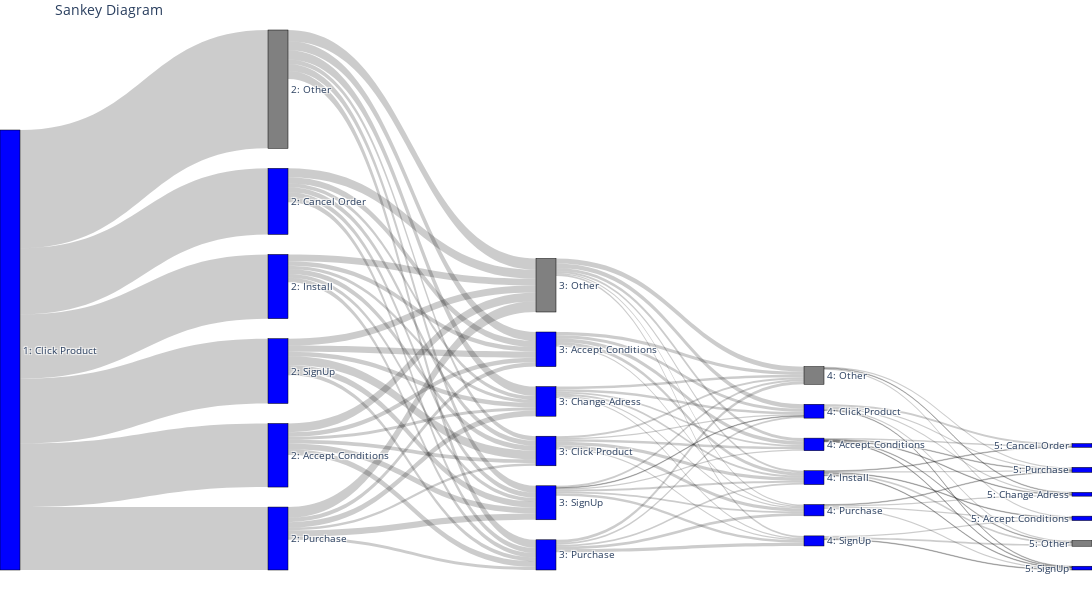

Notebook cell for this chart:
### Code cell
from plotly.offline import iplot


fig = uba.plot_user_flow(events, "Click Product", n_steps=5)
iplot(fig)

### Figure 1 — Plotly figure (JSON) as saved in the notebook; plotly's stock layout.template omitted (floating-point values rounded to 4 significant figures)
{"data": [{"link": {"hoverlabel": {"bgcolor": "#C2C4C7"}, "source": [0, 0, 0, 0, 0, 0, 4, 4, 4, 4, 4, 4, 3, 3, 3, 3, 3, 3, 1, 1, 1, 1, 1, 1, 6, 6, 6, 6, 6, 6, 5, 5, 5, 5, 5, 5, 2, 2, 2, 2, 2, 2, 14, 14, 14, 14, 14, 9, 9, 9, 9, 9, 9, 10, 10, 10, 10, 10, 10, 8, 8, 8, 8, 8, 8, 11, 11, 11, 11, 11, 13, 13, 13, 13, 13, 13, 16, 16, 16, 16, 16, 17, 17, 17, 17, 17, 19, 19, 19, 19, 19, 20, 20, 20, 21, 21, 21, 21, 18, 18, 18], "target": [4, 3, 1, 6, 5, 2, 14, 9, 10, 8, 11, 13, 14, 9, 10, 8, 11, 13, 14, 9, 10, 8, 11, 13, 14, 9, 10, 8, 11, 13, 14, 9, 10, 8, 11, 13, 14, 9, 10, 8, 11, 13, 16, 17, 19, 20, 21, 16, 17, 19, 20, 21, 18, 16, 17, 19, 20, 21, 18, 16, 17, 19, 20, 21, 18, 17, 19, 20, 21, 18, 16, 17, 19, 20, 21, 18, 27, 24, 25, 23, 28, 27, 24, 25, 23, 28, 26, 27, 25, 23, 28, 26, 24, 23, 26, 24, 23, 28, 26, 25, 28], "value": [101, 105, 102, 188, 100, 103, 7, 5, 6, 14, 9, 9, 10, 6, 8, 14, 8, 8, 7, 5, 8, 11, 7, 6, 14, 15, 7, 18, 13, 11, 7, 9, 4, 17, 5, 10, 10, 7, 14, 11, 6, 10, 6, 5, 5, 5, 2, 3, 4, 3, 4, 2, 2, 4, 2, 5, 3, 5, 2, 5, 7, 3, 8, 2, 3, 3, 3, 5, 4, 5, 2, 1, 3, 3, 3, 4, 2, 1, 1, 1, 1, 3, 2, 2, 2, 1, 1, 1, 3, 2, 1, 2, 1, 2, 2, 2, 1, 2, 2, 3, 1]}, "node": {"color": ["blue", "blue", "blue", "blue", "blue", "blue", "grey", "blue", "grey", "blue", "blue", "blue", "blue", "blue", "blue", "blue", "blue", "blue", "blue", "blue", "grey", "blue", "blue", "blue", "blue", "grey", "blue", "blue", "blue"], "label": ["1: Click Product", "2: Install", "2: SignUp", "2: Cancel Order", "2: Accept Conditions", "2: Purchase", "2: Other", "2: End", "3: Other", "3: Change Adress", "3: Click Product", "3: Purchase", "3: End", "3: SignUp", "3: Accept Conditions", "4: End", "4: Accept Conditions", "4: Click Product", "4: SignUp", "4: Install", "4: Other", "4: Purchase", "5: End", "5: Purchase", "5: Change Adress", "5: Other", "5: Accept Conditions", "5: Cancel Order", "5: SignUp"], "line": {"color": "black", "width": 0.5}, "pad": 20, "thickness": 20}, "type": "sankey"}], "layout": {"font": {"size": 10}, "height": 600, "margin": {"b": 30, "l": 0, "r": 0, "t": 30}, "title": {"text": "Sankey Diagram"}, "width": 1250}}
